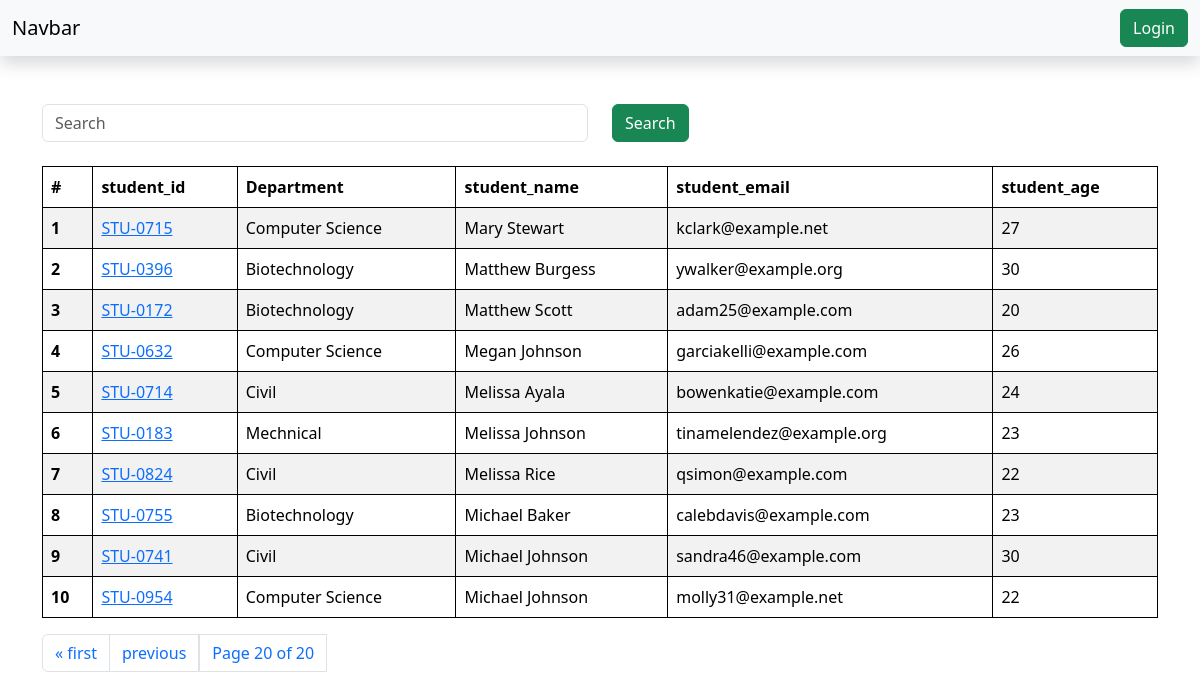
The app's page /students/?page=20 with its own data.
### vege/models.py (models this page shows, shortened)
class Student(models.Model):
    department = models.ForeignKey(Department, related_name="depart", on_delete=models.CASCADE)
    student_id = models.OneToOneField(StudentID, related_name="studentid", on_delete=models.CASCADE)
    student_name = models.CharField(max_length=100)
    student_email = models.EmailField(unique=True)
    student_age = models.IntegerField(default=18)
    student_address = models.TextField()
    class Meta:
        ordering = ['student_name']
        verbose_name = "student"

class StudentID(models.Model):
    student_id = models.CharField(max_length=100)
    def __str__(self) -> str:
        return self.student_id

class Department(models.Model):
    department = models.CharField(max_length=100)
    class Meta:
        ordering = ['department']

### vege/views.py (the view, shortened to what this page needs)
# urls.py: path('students/', get_student, name="get_student"),
def get_student(request):
    queryset = Student.objects.all()
    paginator = Paginator(queryset, 10)  # Show 10 rowa per page.
    page_number = request.GET.get("page", 1)
    page_obj = paginator.get_page(page_number)
    print(page_obj)
    return render(request, 'report/students.html', {'queryset' : page_obj})

### vege/templates/report/students.html (shortened to what this page needs)
{% extends "base.html" %}
{% block start %}
<div class="container mt-5">
    <form class="mb-4" method="get" id="234">
        <div class="row">
            <div class="col-md-6">
                <input type="text" name="search" class="form-control" placeholder="Search"
                    value="{{ request.GET.search }}">
            </div>
            <div class="col-md-6">
                <button class="btn btn-success">Search</button>
            </div>
        </div>
    </form>
    <table class="table table-striped">
        <thead>
            <tr>
                <th scope="col">#</th>
                <th scope="col">student_id</th>
                <th scope="col">Department</th>
                <th scope="col">student_name</th>
                <th scope="col">student_email</th>
                <th scope="col">student_age</th>
            </tr>
        </thead>
        <tbody>
            {% for student in queryset %}
            <tr>
                <th scope="row">{{forloop.counter}}</th>
                <td><a href="{% url 'see_marks' student.student_id %}">
                        {{student.student_id}}</a></td>
                <td>{{student.department.department}}</td>
                <td>{{student.student_name}}</td>
                <td>{{student.student_email}}</td>
                <td>{{student.student_age}}</td>
            </tr>
            {% endfor %}
        </tbody>
    </table>
    <nav aria-label="Page navigation example">
        <ul class="pagination">
            {% if queryset.has_previous %}
            <li class="page-item"><a class="page-link" href="?page=1">&laquo; first</a></li>
            <li class="page-item"><a class="page-link"
                    href="?page={{ queryset.previous_page_number }}&search={{ request.GET.search }}">previous</a>
            </li>
            {% endif %}
            <span class="current page-link">
                Page {{ queryset.number }} of {{ queryset.paginator.num_pages }}
            </span>
        </ul>
    </nav>
</div>
{% endblock %}

### home/templates/base.html (style rules this page uses)
table, th, td { border: 1px solid black; }

### records on screen
Student: student_id "STU-0715", department.department "Computer Science", student_name "Mary Stewart", student_email "kclark@example.net", student_age "27"
Student: student_id "STU-0396", department.department "Biotechnology", student_name "Matthew Burgess", student_email "ywalker@example.org", student_age "30"
Student: student_id "STU-0172", department.department "Biotechnology", student_name "Matthew Scott", student_email "adam25@example.com", student_age "20"
Student: student_id "STU-0632", department.department "Computer Science", student_name "Megan Johnson", student_email "garciakelli@example.com", student_age "26"
Student: student_id "STU-0714", department.department "Civil", student_name "Melissa Ayala", student_email "bowenkatie@example.com", student_age "24"
Student: student_id "STU-0183", department.department "Mechnical", student_name "Melissa Johnson", student_email "tinamelendez@example.org", student_age "23"
Student: student_id "STU-0824", department.department "Civil", student_name "Melissa Rice", student_email "qsimon@example.com", student_age "22"
Student: student_id "STU-0755", department.department "Biotechnology", student_name "Michael Baker", student_email "calebdavis@example.com", student_age "23"
Student: student_id "STU-0741", department.department "Civil", student_name "Michael Johnson", student_email "sandra46@example.com", student_age "30"
Student: student_id "STU-0954", department.department "Computer Science", student_name "Michael Johnson", student_email "molly31@example.net", student_age "22"

### other values on screen
{{ queryset.number }} "20"
{{ queryset.paginator.num_pages }} "20"
